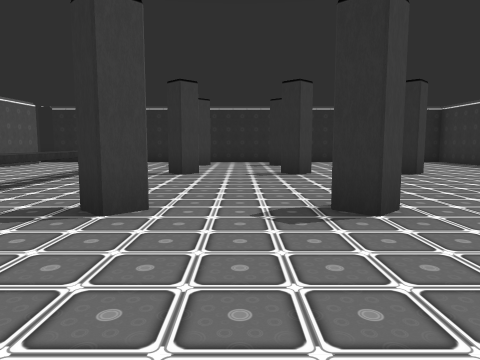
[1] (above)

16 first-person views from a walk through a scene from a Unity 3-D project. The camera is 1.3 m above the floor, tilts 6° down and sees 70° across. The floor is counted in squares, 2 m on a side. Each view is taken from the middle of a square. On the plan, view 1 faces up. The plan holds only what a view shows up to about 10 squares ahead; the rest is blank. The player character is not drawn. Some animated figures are not drawn. Door leaves are left out, so doorways stand open.

[2]
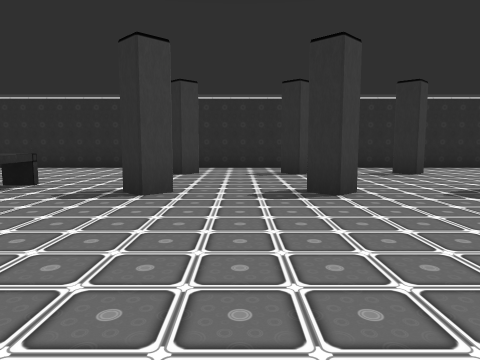

[3]
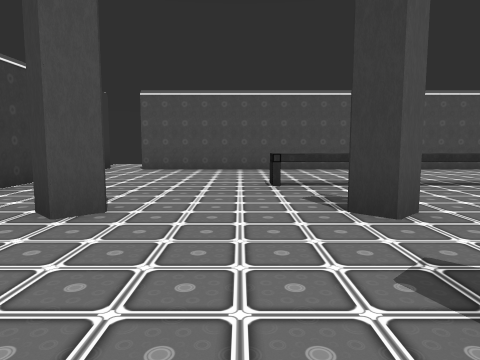

[4]
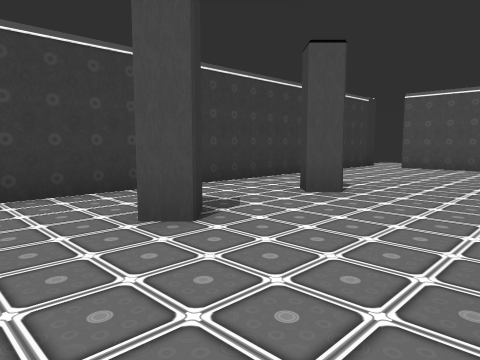

[5]
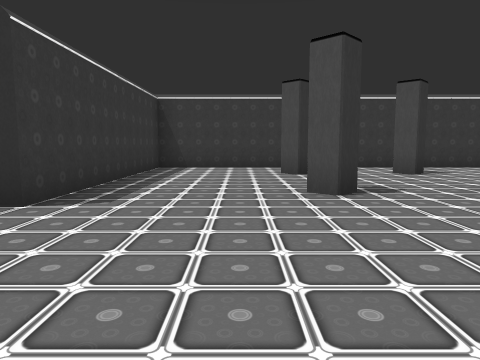

[6]
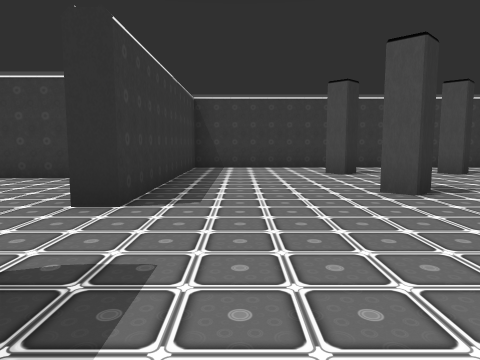

[7]
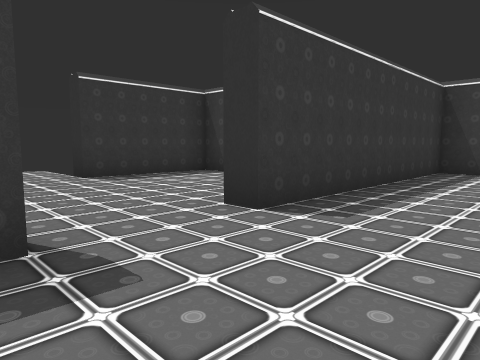

[8]
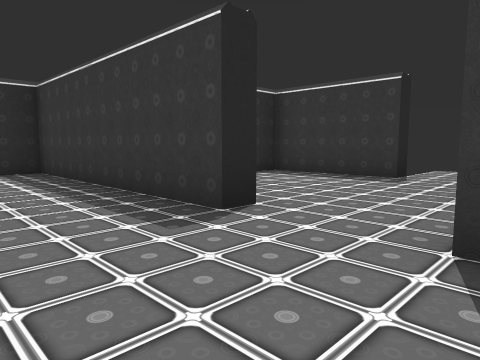

[9]
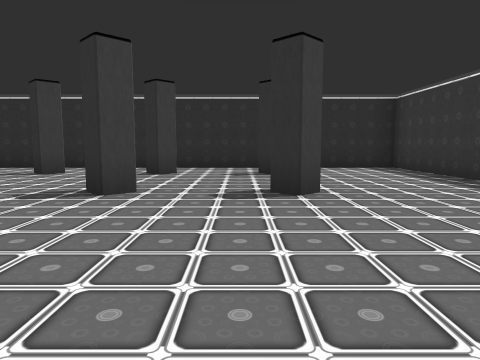

[10]
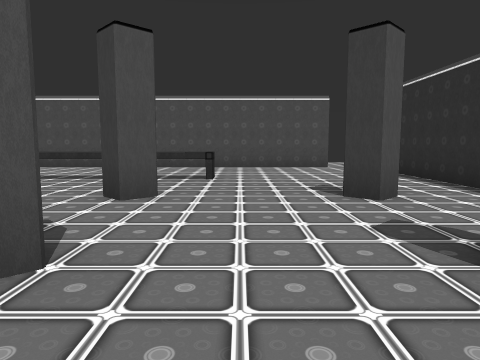

[11]
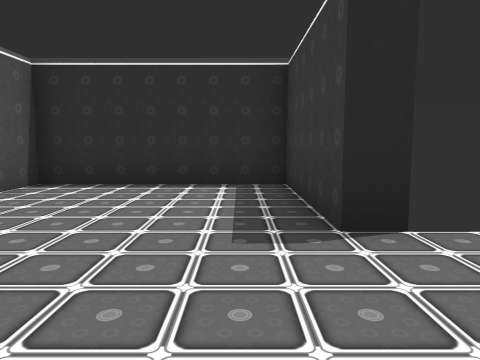

[12]
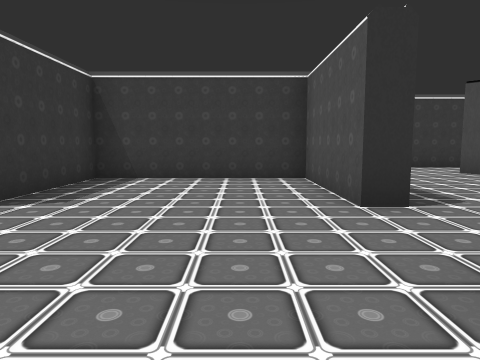

[13]
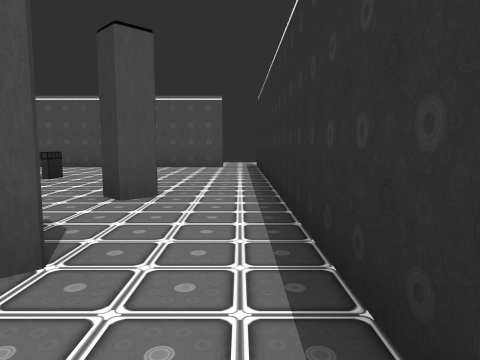

[14]
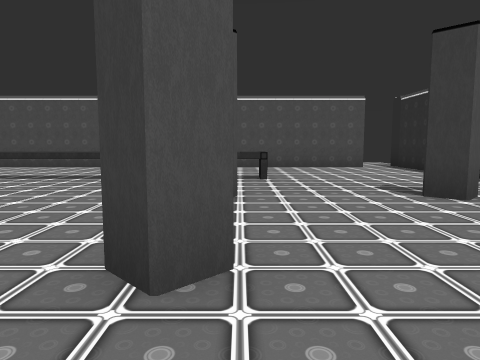

[15]
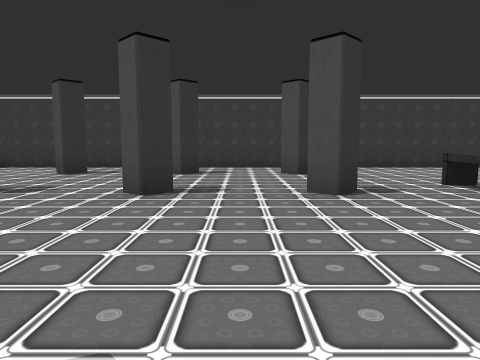

[16]
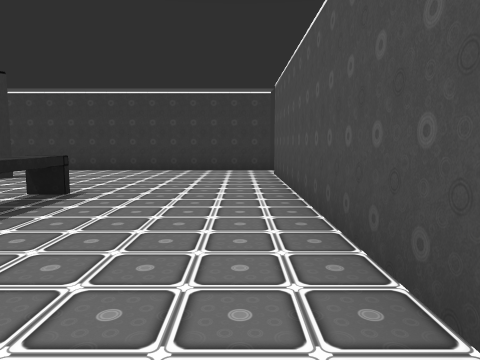

### Floor plan
Ten units are one square. View 1 is at (0, 0); x grows to the right and y downward. Boxes are objects, and circles mark ways between rooms. Rooms are numbered by the first view taken in them; rooms with no view inside come last. Other rooms are left out.
<svg viewBox="-77 -130 202 150">
<path fill="none" stroke="#000" d="M72 -65 72 -125 -71 -125M-68 -116 -68 5M-72 15 72 15 72 -45M117 -65 117 -95 77 -95 77 -86M77 -45 77 -15 117 -15 117 -45"/>
<rect x="-45" y="-35" width="10" height="10" fill="#bbb"><title>bench</title></rect>
<rect x="-45" y="-45" width="10" height="10" fill="#bbb"><title>bench</title></rect>
<rect x="-45" y="-55" width="10" height="10" fill="#bbb"><title>bench</title></rect>
<rect x="-45" y="-65" width="10" height="10" fill="#bbb"><title>bench</title></rect>
<rect x="-45" y="-75" width="10" height="10" fill="#bbb"><title>other object</title></rect>
<rect x="-45" y="-85" width="10" height="10" fill="#bbb"><title>bench</title></rect>
<rect x="-35" y="-35" width="10" height="10" fill="#bbb"><title>bench</title></rect>
<rect x="-35" y="-45" width="10" height="10" fill="#bbb"><title>bench</title></rect>
<rect x="-35" y="-55" width="10" height="10" fill="#bbb"><title>bench</title></rect>
<rect x="-35" y="-65" width="10" height="10" fill="#bbb"><title>bench</title></rect>
<rect x="-35" y="-75" width="10" height="10" fill="#bbb"><title>other object</title></rect>
<rect x="-35" y="-85" width="10" height="10" fill="#bbb"><title>bench</title></rect>
<rect x="-15" y="-5" width="10" height="10" fill="#bbb"><title>pillar</title></rect>
<rect x="-15" y="-35" width="10" height="10" fill="#bbb"><title>pillar</title></rect>
<rect x="-15" y="-85" width="10" height="10" fill="#bbb"><title>pillar</title></rect>
<rect x="-15" y="-115" width="10" height="10" fill="#bbb"><title>pillar</title></rect>
<rect x="5" y="-5" width="10" height="10" fill="#bbb"><title>pillar</title></rect>
<rect x="5" y="-35" width="10" height="10" fill="#bbb"><title>pillar</title></rect>
<rect x="5" y="-85" width="10" height="10" fill="#bbb"><title>pillar</title></rect>
<rect x="5" y="-115" width="10" height="10" fill="#bbb"><title>pillar</title></rect>
<rect x="35" y="-5" width="10" height="10" fill="#bbb"><title>pillar</title></rect>
<rect x="35" y="-35" width="10" height="10" fill="#bbb"><title>pillar</title></rect>
<rect x="35" y="-85" width="10" height="10" fill="#bbb"><title>pillar</title></rect>
<rect x="35" y="-115" width="10" height="10" fill="#bbb"><title>pillar</title></rect>
<circle cx="75" cy="-55" r="3" fill="#2a7"/>
<text x="0" y="-60">1</text>
<text x="100" y="-60">2</text>
</svg>
Room 1 opens to room 2.

Where each view was taken, in squares from view 1:
view 1: 0 up, 0 right, facing up
view 2: 3 up, 0 right, facing up
view 3: 2 up, 2 right, facing left
view 4: 3 up, 3 right, facing down-left
view 5: 8 up, 5 right, facing down
view 6: 8 up, 6 right, facing down
view 7: 7 up, 5 right, facing down-right
view 8: 4 up, 5 right, facing up-right
view 9: 3 up, 3 right, facing up
view 10: 9 up, 3 right, facing left
view 11: 4 up, 11 right, facing up
view 12: 8 up, 9 right, facing down
view 13: 12 up, 3 right, facing left
view 14: 8 up, 3 right, facing left
view 15: 8 up, 0 right, facing down
view 16: 7 up, 6 left, facing down
